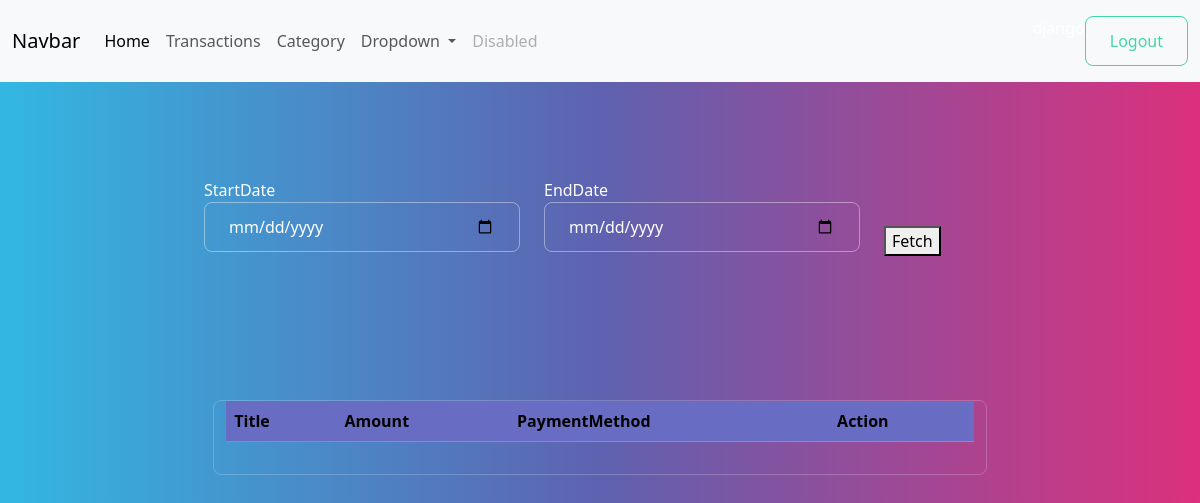
The page /transactions/summary/ (signed in) on the database as committed earlier.
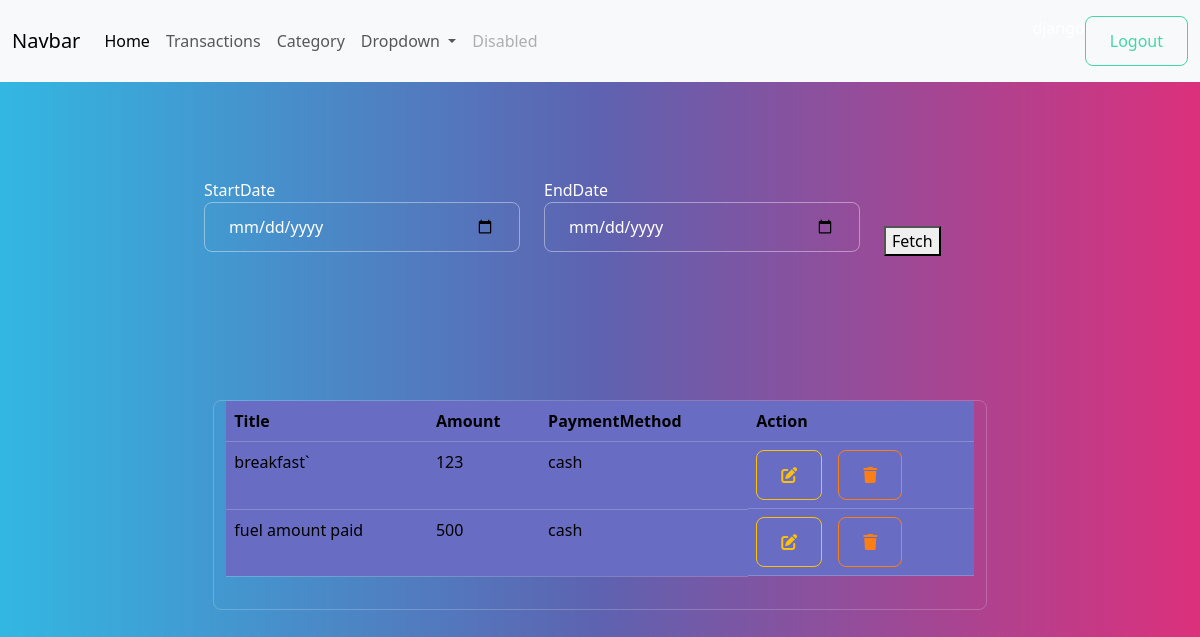
The same page on the database as committed later.
### myapp/models.py (models this page shows, shortened)
class Transactions(models.Model):
    title=models.CharField(max_length=200)
    amount=models.PositiveIntegerField()
    category_object=models.ForeignKey(Category,on_delete=models.CASCADE)
    payment_options=(
        ("cash","cash"),
        ("upi","upi"),
        ("card","card")
    )
    payment_method=models.CharField(max_length=200,choices=payment_options,default="cash")
    created_date=models.DateTimeField(auto_now_add=True)
    owner=models.ForeignKey(User,on_delete=models.CASCADE)

### myapp/views.py (the view)
# urls.py: path("transactions/summary/",views.TransactionSummaryView.as_view(),name="transaction-summary"),
@method_decorator(signin_required,name="dispatch")
class TransactionSummaryView(View):
    def get(self,request,*args,**kwargs):
        form_instance=TransactionFilterForm()
        cur_month=timezone.now().month
        cur_year=timezone.now().year
        if "start_date" in request.GET and "end_date" in request.GET:
            st_date=request.GET.get("start_date")
            end_date=request.GET.get("end_date")
            qs=Transactions.objects.filter(
                                                created_date__range=(st_date,end_date)
                                            )
        else:
            qs=Transactions.objects.filter(
                                            created_date__month=cur_month,
                                            created_date__year=cur_year
                                            )
        return render(request,"transaction_summary.html",{"transactions":qs,"form":form_instance})

### myapp/forms.py
class TransactionFilterForm(forms.Form):
    start_date=forms.DateField(widget=forms.DateInput(attrs={"type":"date","class":"form-control"}))
    end_date=forms.DateField(widget=forms.DateInput(attrs={"class":"form-control","type":"date"}))

### myapp/templates/transaction_summary.html
{%extends 'base.html'%}
{%block main_block%}
<div class="conatiner">
    <div class="row">
        <div class="col-2"></div>
        <div class="col-8">
            <form action="">
                <div class="row my-5">
                    <div class="col-5">
                        <label for="">StartDate</label>
                        {{form.start_date}}
                    </div>
                    <div class="col-5">
                        <label for="">EndDate</label>
                        {{form.end_date}}
                    </div>
                    <div class="col-2">  <button type="submit" class="mt-4">Fetch</button></div>
                </div>
            </form>
        </div>
        <div class="col-2"></div>
    </div>
    <div class="row mt-2 p-3">
        <div class="col-2"></div>
        <div class="col-8 border rounded">
            <table class="table ">
                <tr>
                    <th>Title</th>
                    <th>Amount</th>
                    <th>PaymentMethod</th>
                    <th>Action</th>
                </tr>
                {%for t in transactions%}
                    <tr>
                        <td>{{t.title}}</td>
                        <td>{{t.amount}}</td>
                        <td>{{t.payment_method}}</td>
                        <td class="d-flex gap-2">
                            <a href="{%url 'transaction-change' t.id%}" class="btn btn-outline-warning"><i class="fa-solid fa-pen-to-square"></i></a>
                            <a href="{%url 'transaction-delete' t.id%}" class="btn btn-outline-danger"><i class="fa-solid fa-trash"></i></a>
                        </td>
                    </tr>
                {%endfor%}
            </table>
        </div>
        <div class="col-2"></div>
    </div>
</div>
{%endblock%}

### myapp/templates/base.html (shortened to what this page needs)
<!DOCTYPE html>
{%load static%}
<html lang="en">
<head>
    <link rel="stylesheet" href="{%static 'css/bootstrap.min.css'%}">
    <link rel="stylesheet" href="https://cdnjs.cloudflare.com/ajax/libs/font-awesome/6.6.0/css/all.min.css" />
</head>
<body>
    <nav class="navbar navbar-expand-lg bg-body-tertiary">
        <div class="container-fluid">
          <a class="navbar-brand" href="#">Navbar</a>
          <div class="collapse navbar-collapse" id="navbarSupportedContent">
            <ul class="navbar-nav me-auto mb-2 mb-lg-0">
              <li class="nav-item">
                <a class="nav-link active" aria-current="page" href="{%url 'summary'%}">Home</a>
              </li>
              <li class="nav-item">
                <a class="nav-link" href="{%url 'transaction-add'%}">Transactions</a>
              </li>
              <li class="nav-item">
                <a class="nav-link" href="{%url 'category-add'%}">Category</a>
              </li>
              <li class="nav-item dropdown">
                <a class="nav-link dropdown-toggle" href="#" role="button" data-bs-toggle="dropdown" aria-expanded="false">
                  Dropdown
                </a>
              </li>
              <li class="nav-item">
                <a class="nav-link disabled" aria-disabled="true">Disabled</a>
              </li>
            </ul>
            <form class="d-flex" role="search">
              <a  href="{%url 'signout'%}" class="btn btn-outline-success">Logout</a>
            </form>
          </div>
        </div>
      </nav>
      {%block main_block%}
      {%endblock%}
</body>
</html>

Rows that differ between the two databases and show on the page:
added Transactions: title "breakfast`", amount "123", payment_method "cash"
added Transactions: title "fuel amount paid", amount "500", payment_method "cash"
